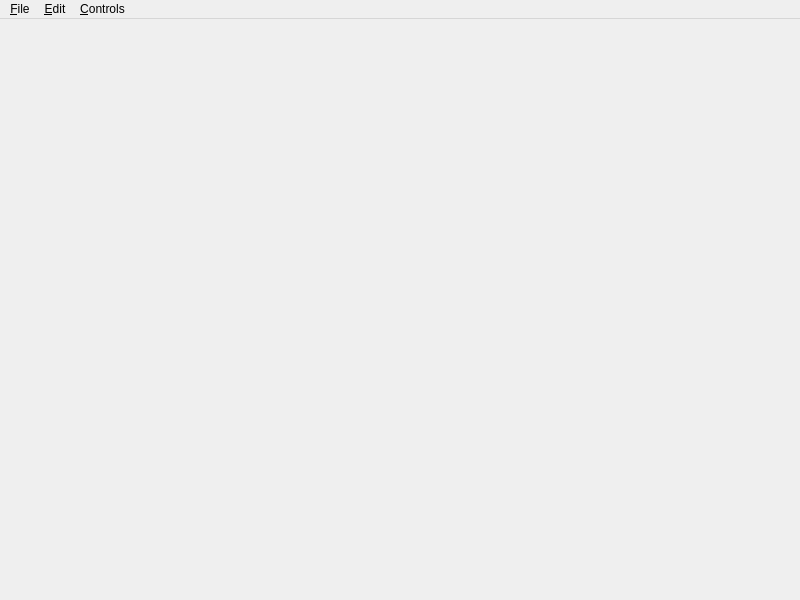
<?xml version="1.0" encoding="UTF-8"?>
<ui version="4.0">
 <class>MainWindow</class>
 <widget class="QMainWindow" name="MainWindow">
  <property name="geometry">
   <rect>
    <x>0</x>
    <y>0</y>
    <width>800</width>
    <height>600</height>
   </rect>
  </property>
  <property name="windowTitle">
   <string>MainWindow</string>
  </property>
  <widget class="QWidget" name="centralWidget">
   <layout class="QGridLayout" name="gridLayout">
    <item row="0" column="0">
     <widget class="ResizingGraphicsView" name="graphicsView" native="true">
      <property name="lineWidth" stdset="0">
       <number>1</number>
      </property>
     </widget>
    </item>
   </layout>
  </widget>
  <widget class="QMenuBar" name="menuBar">
   <property name="geometry">
    <rect>
     <x>0</x>
     <y>0</y>
     <width>400</width>
     <height>22</height>
    </rect>
   </property>
   <widget class="QMenu" name="menuFile">
    <property name="title">
     <string>&amp;File</string>
    </property>
    <addaction name="separator"/>
    <addaction name="action_Open_Level"/>
    <addaction name="actionO_pen_File"/>
    <addaction name="separator"/>
    <addaction name="action_Quit"/>
   </widget>
   <widget class="QMenu" name="menuEdit">
    <property name="title">
     <string>&amp;Edit</string>
    </property>
   </widget>
   <widget class="QMenu" name="menuControls">
    <property name="title">
     <string>&amp;Controls</string>
    </property>
   </widget>
   <addaction name="menuFile"/>
   <addaction name="menuEdit"/>
   <addaction name="menuControls"/>
  </widget>
  <action name="action_Open_Level">
   <property name="text">
    <string>&amp;Open Level...</string>
   </property>
  </action>
  <action name="actionO_pen_File">
   <property name="text">
    <string>O&amp;pen File...</string>
   </property>
  </action>
  <action name="action_Quit">
   <property name="text">
    <string>&amp;Quit</string>
   </property>
  </action>
 </widget>
 <layoutdefault spacing="6" margin="11"/>
 <customwidgets>
  <customwidget>
   <class>ResizingGraphicsView</class>
   <extends>QWidget</extends>
   <header>resizinggraphicsview.h</header>
  </customwidget>
 </customwidgets>
 <resources/>
 <connections/>
</ui>
